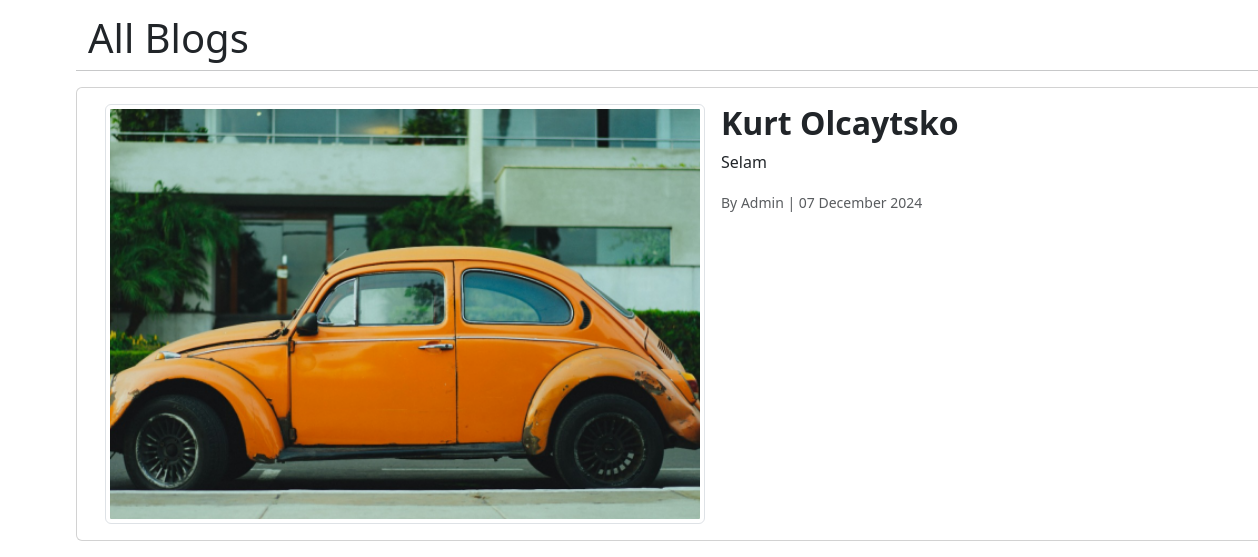
The app's page /blogs (lower part), older data.
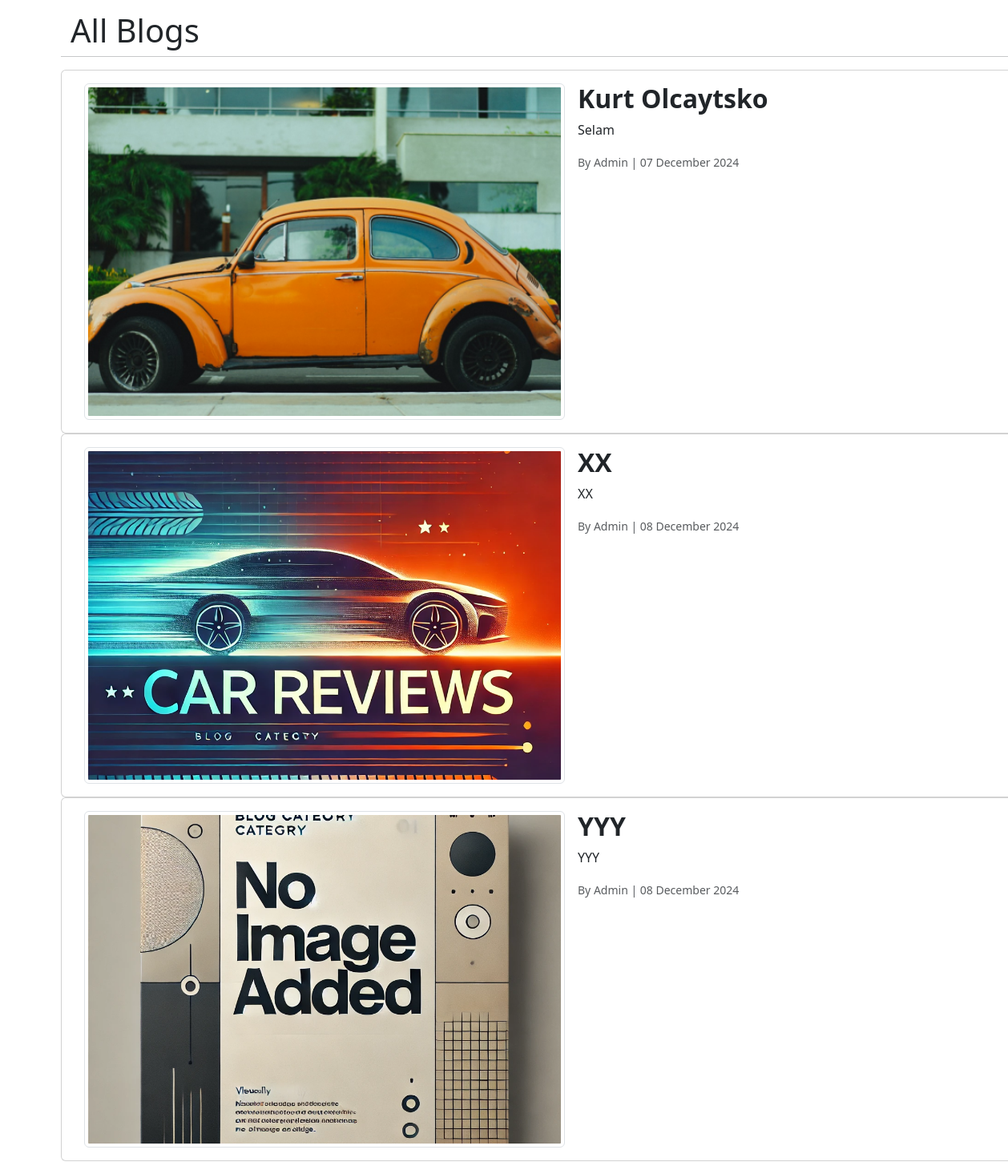
The same page, newer data.
### blog/models.py (models this page shows, shortened)
class Blog(models.Model):
    title = models.CharField(max_length=200)
    image = models.ImageField(default="fallback.webp", blank=True,upload_to="blogs")
    description = RichTextField()
    is_active = models.BooleanField(default = False)
    is_home = models.BooleanField(default = False)
    slug = models.SlugField(null=False, blank=True, unique=True, db_index=True, editable = False)
    categories = models.ManyToManyField(Category, blank = True)
    blog_date = models.DateTimeField(auto_now_add=True)
    author = models.ForeignKey(User, on_delete=models.CASCADE, default=1)
    likes = models.ManyToManyField(User, related_name='blogpost_like')

### blog/views.py (the view)
# urls.py: path('blogs', views.blogs, name='blogs'),
def blogs(request):
    context = {
        "blogs": Blog.objects.filter(is_active=True),
        "categories": Category.objects.all()
    }
    return render(request, 'blog/blogs.html', context)

### blog/templates/blog/blogs.html (shortened to what this page needs)
{%extends 'base.html'%}
{% block content %}
<div class="container-fluid mx-5">
    <div class="row m-3">
            <h1>All Blogs</h1>
            <hr>
            {% if blogs|length > 0 %}
                {% for blog in blogs %}
                    {% if blog.is_active %}
                        {% include 'blog/partials/_blogscard.html' %}
                    {% endif %}
                {% endfor %}
            {% else %}
                <div class="alert alert-warning">Hiç blog bulunamadı.</div>
            {% endif %}
    </div>
</div>
{% endblock %}

### blog/templates/blog/partials/_blogscard.html
{% load static %}
<div class="card">
  <div class="card-body d-flex">
    <img src="{{ blog.image.url }}" class="img-thumbnail me-3" alt="Blog Image" style="width: 600px; height: 420px; object-fit: cover;">
    <div>
      <h2 class="card-title fw-bold">
        <a href="{% url 'blog_details' blog.slug %}" class="text-decoration-none text-dark">{{ blog.title }}</a>
      </h2>
      <p class="card-text">
        {{ blog.description | striptags | safe | slice:"0:900" }}
      </p>
      <p class="card-text">
        <small class="text-muted">
          By {{ blog.author | title }} | {{ blog.blog_date | date:"d F Y" }}
        </small>
      </p>
    </div>
  </div>
</div>

Row changes from the older to the newer data that the page shows:
added Blog: image (picture), title "XX", description "XX", author "Admin", blog_date "08 December 2024"
added Blog: image (picture), title "YYY", description "YYY", author "Admin", blog_date "08 December 2024"
